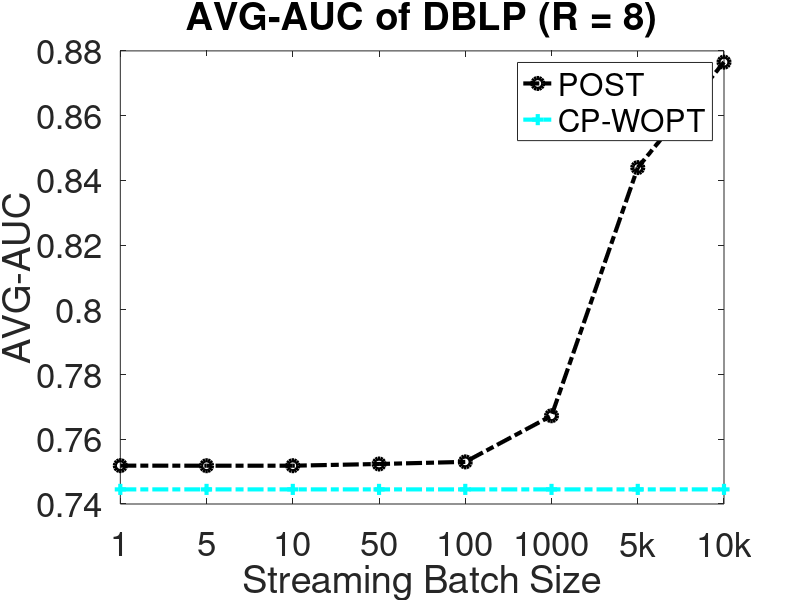

This figure's MATLAB source:
clear all;
close all;
clc;

POST = [0.751853;0.751831;0.751832;0.752361;0.753015;0.767269;0.843937;0.87652];
WOPT = [0.744514;0.744514;0.744514;0.744514;0.744514;0.744514;0.744514;0.744514];

nrank = [1:1:8];

figure (1);
hold on;
box on;
% 
plot(nrank, POST, 'ko-.', 'LineWidth',3, 'MarkerSize',8);
plot(nrank, WOPT, 'c+-.','LineWidth',3, 'MarkerSize',8);

legend('POST','CP-WOPT');


ylabel('AVG-AUC', 'FontSize',25);
xlabel('Streaming Batch Size','FontSize',25);
title('AVG-AUC of DBLP (R = 8)','FontSize',25)
xticklabels({'1','5','10','50','100','1000','5k','10k'})
 set(gca, 'FontSize',25);

